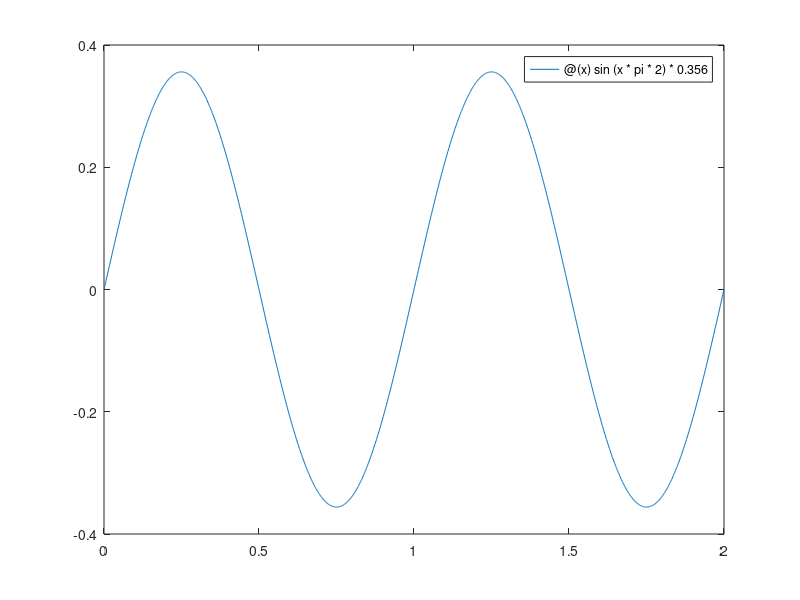

Recreate this plot in MATLAB. (Note: this script raises an error after producing the figure.)
% When the third parameter is omitted, the plot is not granular enough. Go figure.
fplot(@(x) sin(x*pi*2) * 0.356, [0, 2], 4);
format_waveform_plot();
set(gca(), 'ylabel', 'Sound pressure (Pa)');

